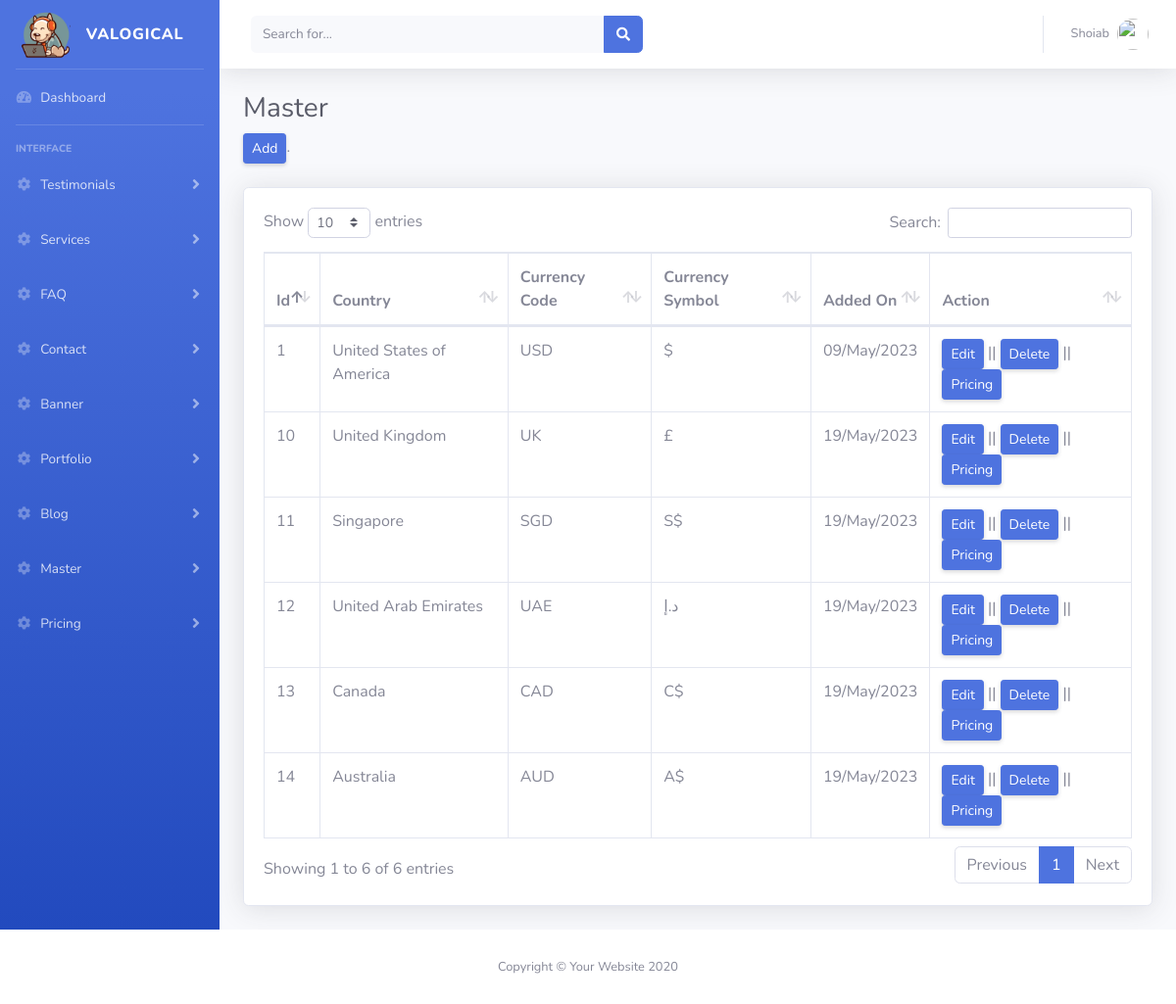
Screenshot of /admin/view_master.php (signed in) with the database file from the repository.
### tables this page shows
CREATE TABLE `master` (
  `master_id` int(11) NOT NULL,
  `country` varchar(255) NOT NULL,
  `currency_code` varchar(50) NOT NULL,
  `currency_symbol` varchar(50) NOT NULL,
  `create_at` timestamp NOT NULL DEFAULT current_timestamp(),
  `update_at` datetime DEFAULT current_timestamp() ON UPDATE current_timestamp()
);

### admin/view_master.php (the view, shortened to what this page needs)
<?php include("include/master.php");
?>
        <div class="container-fluid">
          <h1 class="h3 mb-2 text-gray-800">Master </h1>
          <p class=" mb-4 "><a class="d-none d-sm-inline-block btn btn-sm btn-primary shadow-sm" href="add_master.php">Add </a>.</p>
          <div class="card shadow mb-4">
            <div class="card-body">
              <div class="table-responsive">
                <?php $id = 0;
                $sql = "SELECT * FROM `master`";
                $result = mysqli_query($conn, $sql);
                $row = mysqli_num_rows($result);
                ?>
                <?php if ($row == 0) : ?>
                  <h2>Data Not Found</h2>
                <?php else : ?>
                  <table class="table table-bordered" id="dataTable" width="100%" cellspacing="0">
                    <thead>
                      <tr>
                        <th>Id</th>
                        <th>Country</th>
                        <th>Currency Code</th>
                        <th>Currency Symbol</th>
                        <th>Added On</th>
                        <th>Action</th>
                      </tr>
                    </thead>
                    <tbody>
                      <?php
                      while ($rows = mysqli_fetch_assoc($result)) {
                        $date = $rows['create_at'];
                        $added_on = date("d/F/Y ", strtotime($date));
                      ?>
                        <tr>
                          <td><?php echo $rows['master_id']       ?></td>
                          <td><?php echo $rows['country']         ?></td>
                          <td><?php echo $rows['currency_code']   ?></td>
                          <td><?php echo $rows['currency_symbol'] ?></td>
                          <td><?php echo $added_on ?></td>
                          <td><a class="d-none d-sm-inline-block btn btn-sm btn-primary shadow-sm" onclick="return confirm('Are you sure?')" href="edit_master.php?id=<?php echo $rows['master_id'] ?>">Edit </a> || <a class="d-none d-sm-inline-block btn btn-sm btn-primary shadow-sm" href="view_master.php?id=<?php echo $rows['master_id'] ?>&type=delete">Delete</a> || <a class="d-none d-sm-inline-block btn btn-sm btn-primary shadow-sm" href="add_price.php?id=<?php echo $rows['master_id'] ?>&type=price">Pricing</a>
                          </td>
                        <?php  } ?>
                    </tbody>
                  </table>
                <?php endif ?>
              </div>
            </div>
          </div>
        </div>
      </div>
    </div>
  </div>
<?php
include("include/footer.php")
?>

### rows the page displays
master: master_id "1", country "United States of America", currency_code "USD", currency_symbol "$", create_at "09/May/2023"
master: master_id "10", country "United Kingdom", currency_code "UK", currency_symbol "£", create_at "19/May/2023"
master: master_id "11", country "Singapore", currency_code "SGD", currency_symbol "S$", create_at "19/May/2023"
master: master_id "12", country "United Arab Emirates", currency_code "UAE", currency_symbol "د.إ", create_at "19/May/2023"
master: master_id "13", country "Canada", currency_code "CAD", currency_symbol "C$", create_at "19/May/2023"
master: master_id "14", country "Australia", currency_code "AUD", currency_symbol "A$", create_at "19/May/2023"
